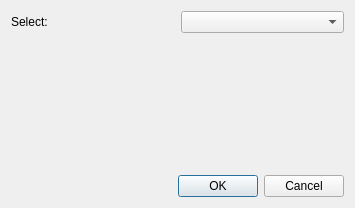
<?xml version="1.0" encoding="UTF-8"?>
<ui version="4.0">
 <class>Dialog</class>
 <widget class="QDialog" name="Dialog">
  <property name="geometry">
   <rect>
    <x>0</x>
    <y>0</y>
    <width>355</width>
    <height>208</height>
   </rect>
  </property>
  <property name="windowTitle">
   <string>Dialog</string>
  </property>
  <layout class="QVBoxLayout" name="verticalLayout">
   <item>
    <layout class="QHBoxLayout" name="horizontalLayout">
     <item>
      <widget class="QLabel" name="label">
       <property name="text">
        <string>Select: </string>
       </property>
      </widget>
     </item>
     <item>
      <widget class="QComboBox" name="comboBox"/>
     </item>
    </layout>
   </item>
   <item>
    <spacer name="verticalSpacer">
     <property name="orientation">
      <enum>Qt::Vertical</enum>
     </property>
     <property name="sizeHint" stdset="0">
      <size>
       <width>20</width>
       <height>40</height>
      </size>
     </property>
    </spacer>
   </item>
   <item>
    <widget class="QDialogButtonBox" name="buttonBox">
     <property name="orientation">
      <enum>Qt::Horizontal</enum>
     </property>
     <property name="standardButtons">
      <set>QDialogButtonBox::Cancel|QDialogButtonBox::Ok</set>
     </property>
    </widget>
   </item>
  </layout>
 </widget>
 <resources/>
 <connections>
  <connection>
   <sender>buttonBox</sender>
   <signal>accepted()</signal>
   <receiver>Dialog</receiver>
   <slot>accept()</slot>
   <hints>
    <hint type="sourcelabel">
     <x>248</x>
     <y>254</y>
    </hint>
    <hint type="destinationlabel">
     <x>157</x>
     <y>274</y>
    </hint>
   </hints>
  </connection>
  <connection>
   <sender>buttonBox</sender>
   <signal>rejected()</signal>
   <receiver>Dialog</receiver>
   <slot>reject()</slot>
   <hints>
    <hint type="sourcelabel">
     <x>316</x>
     <y>260</y>
    </hint>
    <hint type="destinationlabel">
     <x>286</x>
     <y>274</y>
    </hint>
   </hints>
  </connection>
 </connections>
</ui>
